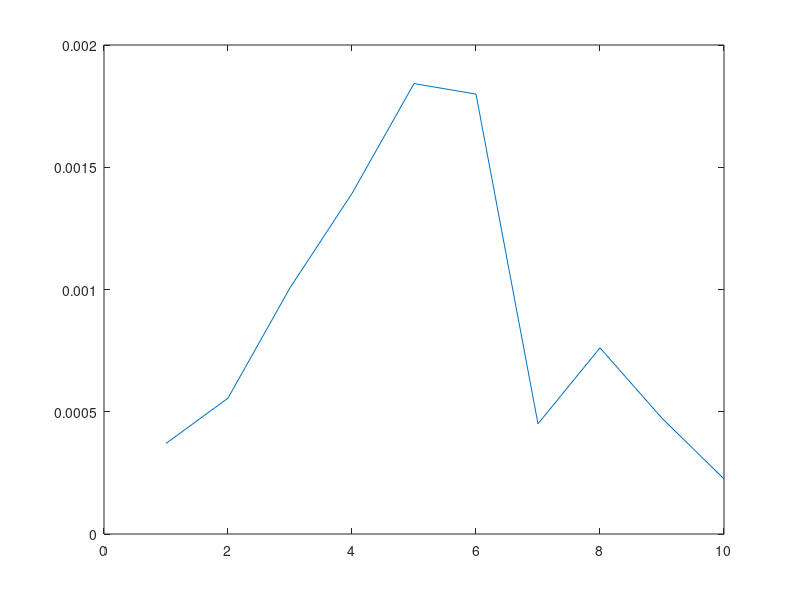

The MATLAB script that drew this image:
% scaler.m





s1 = [-2,-1.6428571428571428,-1.2857142857142856,-0.9285714285714286,-0.5714285714285714,-0.2142857142857142,0.1428571428571428,0.5,0.8571428571428572,1.2142857142857144,1.5714285714285716,1.9285714285714284,2.2857142857142856,2.6428571428571432,3];
v1 = [0.08520941015858724,0.10771005546853787,0.13230117612267223,0.15549222562024745,0.17251055043801283,0.18002325245808184,0.1787055155876314,0.16761575929365438,0.15102160080489127,0.144492156684669,0.13384793513903923,0.12139634938772303,0.11052760059746976,0.11247952976719644,0.11887104683921568];
a1 = [2.715110163856441,2.6654761429519582,2.5874476541140305,2.485982522805937,2.3860186053273136,2.2976445862008186,2.2370220808389396,2.250025012179465,2.2299553018574927,2.064580945624944,1.935939730526601,1.824592748586617,1.9379674193869967,1.8448251969259672,1.7708061717350503];
c1 = [0.00006936415940900567,0.007134289129703594,0.023547609597018144,0.04330463586811732,0.05423430745891754,0.05386013367859621,0.04896278138311895,0.044827563662065695,0.041161102001764815,0.02961885330374009,0.020695342536275745,0.013368223818081372,0.010326099654767721,0.007739081785003343,0.0037842282995921924];
s2 = [-2,-1.6428571428571428,-1.2857142857142856,-0.9285714285714286,-0.5714285714285714,-0.2142857142857142,0.1428571428571428,0.5,0.8571428571428572,1.2142857142857144,1.5714285714285716,1.9285714285714284,2.2857142857142856,2.6428571428571432,3];
v2 = [0.10723069794378687,0.13183556467693924,0.15335359623151373,0.16804397463993614,0.17578840388710862,0.1758834420179161,0.16657983111661975,0.15593467506841255,0.14107118624451442,0.13056118098264102,0.11159850185340697,0.11833820909089485,0.09166635275558595,0.08579916902877065,0.07416187814128697];
a2 = [2.899282077143934,2.855562308313975,2.7863460772791484,2.688632078764519,2.57310223349242,2.4539081626721813,2.332530889279732,2.19121026927749,2.072513748209003,1.946289578792844,1.7727598722024676,1.9087606778460442,1.61977998531629,1.4436608395968167,1.8244120933429253];
c2 = [0,0,0,0.004030905839659087,0.006399751642729563,0.007584917410677374,0.00910739485863565,0.015056394960203905,0.020322169247406492,0.019910658804153502,0.011885700314221436,0.00952163334863413,0.0019757726448805515,0.0016074420543914537,0.000343905235182411];


s1 = [-2,-1.6428571428571428,-1.2857142857142856,-0.9285714285714286,-0.5714285714285714,-0.2142857142857142,0.1428571428571428,0.5,0.8571428571428572,1.2142857142857144,1.5714285714285716,1.9285714285714284,2.2857142857142856,2.6428571428571432,3];
v1 = [0.07952803576290943,0.09900889271112506,0.11682198383528485,0.12987677690701302,0.13747691032331888,0.14141470858153513,0.14626247983864932,0.1634766653011864,0.17171843827690908,0.18710492304425555,0.2067532264908744,0.2021434402012916,0.22336538200850842,0.20229891898190366,0.200960652519153];
a1 = [1.8105066421119889,1.82793503758217,1.8716489111211787,1.9511525484525474,2.072817115730072,2.225708060692873,2.3395497970654606,2.318992987816488,2.2342579891227894,2.19014949234978,2.096567589012694,2.075922036446598,2.003941036697787,1.8794026256284435,1.9058246872177729];
c1 = [0.01908001106113847,0.02014500791150961,0.018586522065935293,0.015397592119649263,0.01492969397536235,0.023712542293161422,0.03559943622522738,0.04063001860462821,0.04942936325653698,0.047265785513942865,0.046642471986809514,0.07602203019944169,0.0777415331554634,0.09081050782171383,0.10240423051263621];
s2 = [-2,-1.6428571428571428,-1.2857142857142856,-0.9285714285714286,-0.5714285714285714,-0.2142857142857142,0.1428571428571428,0.5,0.8571428571428572,1.2142857142857144,1.5714285714285716,1.9285714285714284,2.2857142857142856,2.6428571428571432,3];
v2 = [0.12214138035613631,0.15040120904121057,0.1772769498070882,0.19886266532918545,0.21497849257655496,0.22457131900057434,0.22675044090308508,0.2288072100401704,0.22544133039044909,0.2202137306689243,0.2183114631867865,0.2197162825686059,0.21005109651103915,0.21313890839054633,0.1879790095630227];
a2 = [2.0677456426731626,2.0728933636060694,2.094913969733753,2.130425930259248,2.1613498576381547,2.1681558344498604,2.1500082594501873,2.1219592222599912,2.0696810652681052,2.0042826901418223,1.9921186037498761,1.9653500597337772,2.0176169526711454,1.9322897837222066,1.699953434373];
c2 = [0.03724151690914396,0.03347539908845555,0.02314576876243879,0.018958843081524845,0.020109097939228875,0.015601371402231334,0.013930056603462783,0.014211599660215415,0.025396551161863685,0.05714968018876662,0.07772503740999279,0.07715585120104251,0.097186803762112,0.04252109297265149,0.018726063099524487];


s1 = [-2,-1.6428571428571428,-1.2857142857142856,-0.9285714285714286,-0.5714285714285714,-0.2142857142857142,0.1428571428571428,0.5,0.8571428571428572,1.2142857142857144,1.5714285714285716,1.9285714285714284,2.2857142857142856,2.6428571428571432,3];
v1 = [0.007843229295344731,0.013404981648006069,0.02200196378855251,0.03301105488938784,0.04296386535813635,0.04728592390498016,0.04494447241434988,0.04648970992521258,0.05166098047630075,0.05404375340041475,0.04100248164539118,0.03241540886792018,0.028766496947522372,0.01856779930879984,0.031064525999789216];
a1 = [0.015831934424062295,0.18375685367632505,0.4092598148384253,0.6252348461159936,0.8050141219708185,0.9772975135297944,1.2209254440788828,1.6720708274653246,2.001675954007192,2.1449250518564904,2.2965876143976542,3.094335678714424,3.0011110496160978,2.5035921274250894,1.470713963360598];
c1 = [0.00014764189869778034,0.00020733882509601834,0.0003162524823308889,0.0004497787788018048,0.0005716667106617449,0.0007415406911737833,0.0009626969880719969,0.0006406617496636671,0.0011288248761038195,0.002453634622140358,0.0023537144604691695,0.002248564709718702,0.0014163606466817955,0.001665640524238497,0.0016432739922886928];
s2 = [-2,-1.6428571428571428,-1.2857142857142856,-0.9285714285714286,-0.5714285714285714,-0.2142857142857142,0.1428571428571428,0.5,0.8571428571428572,1.2142857142857144,1.5714285714285716,1.9285714285714284,2.2857142857142856,2.6428571428571432,3];
v2 = [0.036645458667402285,0.04631713141487937,0.05581218031736324,0.06359601961889053,0.0686504597094471,0.06997501015588214,0.06551147296539966,0.04702272990542785,0.031474577809476295,0.023200037114256826,0.04357941810710463,0.039273498662383124,0.04556124605651609,0.05412797393434217,0.05827117633043125];
a2 = [1.7453824486748566,1.6816352853754362,1.6096042215538064,1.518701761396967,1.411700578437993,1.316541623834519,1.2683599294693213,1.4772495313939495,1.3584252471313574,2.604079858085414,2.8233218120374746,1.0879775474344475,2.1345468666111653,1.1690576891633662,1.309649773670381];
c2 = [0.006157039719301683,0.007598411752328936,0.008242715543202687,0.007409422165273237,0.0055944018694312194,0.002780963779988945,0.0012605282085123735,0.001429543315807317,0.002850710637768256,0.003962016187031664,0.0017358580652426783,0.004888001507374668,0.008307662124553148,0.0036336779200567553,0.014078637427794704];


s1 = [-2,-1.6428571428571428,-1.2857142857142856,-0.9285714285714286,-0.5714285714285714,-0.2142857142857142,0.1428571428571428,0.5,0.8571428571428572,1.2142857142857144,1.5714285714285716,1.9285714285714284,2.2857142857142856,2.6428571428571432,3];
v1 = [0.07206646992483114,0.09077725183425832,0.1101524988861735,0.12639441359644882,0.1377181733156016,0.14357848677448015,0.14438650206919185,0.14466628398159592,0.14353164178324432,0.13763666136188502,0.12293119221126586,0.10164830346742841,0.08954377808070552,0.08965783741943825,0.10237586679648115];
a1 = [1.6331935123609276,1.6260840896306366,1.6136391767605633,1.579205425921238,1.5251338882916883,1.463374734000377,1.399786239681111,1.3696085653792194,1.3121582571625472,1.2919094601889238,1.3735441604442464,1.5057974269844991,1.6783819781935188,1.7143552768140609,1.7754920876533762];
c1 = [0.01055286754984263,0.017716453915786527,0.026218727419867437,0.032647857992136674,0.037256347108307414,0.039639025268792996,0.03556040667732892,0.03182431081702803,0.027059541549937803,0.01866170222466082,0.00895295993526421,0.002331395260057051,0.0017583129169366418,0.0018947651899485134,0.008484324740556352];
s2 = [-2,-1.6428571428571428,-1.2857142857142856,-0.9285714285714286,-0.5714285714285714,-0.2142857142857142,0.1428571428571428,0.5,0.8571428571428572,1.2142857142857144,1.5714285714285716,1.9285714285714284,2.2857142857142856,2.6428571428571432,3];
v2 = [0.054801211106194264,0.07023574514798728,0.0890486076581449,0.10917603930057922,0.12665339720271143,0.13767119367768058,0.142385272680053,0.145975603267158,0.1435604015218686,0.13707951058088244,0.11833326636084444,0.09875725299262951,0.0810332875261885,0.08184364873295831,0.046419203484810934];
a2 = [1.071936580631919,1.0802507081719157,1.0963267504064418,1.0932318396369478,1.0786018596882399,1.076376030563016,1.0916968622294265,1.1208268416352447,1.1222926778002462,1.1716797386308104,1.2985454705998751,1.4773778929921886,1.652951044916811,1.5666886817709107,2.1045651836319568];
c2 = [0.013327588770408016,0.01857777614723772,0.026459413148872096,0.035362952235769185,0.0404628380592787,0.041279698571206586,0.0352865641796862,0.031274527966232535,0.023794262447442593,0.015009324068551391,0.004457189197230711,0.0025513854449770177,0.0013304770127982603,0.002097676201734179,0.0008873424926787461];




s1 = [-2,-1.6428571428571428,-1.2857142857142856,-0.9285714285714286,-0.5714285714285714,-0.2142857142857142,0.1428571428571428,0.5,0.8571428571428572,1.2142857142857144,1.5714285714285716,1.9285714285714284,2.2857142857142856,2.6428571428571432,3];
v1 = [0.05607984169993758,0.07655221905100221,0.09849401001544948,0.1150980368853042,0.13134751880962756,0.13653134564143235,0.1491681066266598,0.17058770559043246,0.2111169258073228,0.23152205567286568,0.23868588357072767,0.22659261281889193,0.16475235179914927,0.15133121175633177,0.05314051994541814];
a1 = [1.7767475894763987,1.7438125395438855,1.7227634637240508,1.7095099286574582,1.6554958649072857,1.5415713948731307,1.3138194492612518,1.0851476566535767,0.8770554526528528,0.703688497602835,0.653300131887737,0.7402425884262757,0.6894980504925527,0.6087708254669136,0.2326797649842885];
c1 = [0.012241158975164437,0.023677638888386317,0.03947572777879489,0.05976636258962465,0.10873496637764946,0.1864782615924251,0.2797616588122746,0.33397739275386834,0.3477250636736216,0.29319278937092574,0.22922343057951777,0.08138422690277539,0.020611041440343435,0.02495551882309783,0.004468127016242244];
s2 = [-2,-1.6428571428571428,-1.2857142857142856,-0.9285714285714286,-0.5714285714285714,-0.2142857142857142,0.1428571428571428,0.5,0.8571428571428572,1.2142857142857144,1.5714285714285716,1.9285714285714284,2.2857142857142856,2.6428571428571432,3];
v2 = [0.03158432692973471,0.031812307819137214,0.02195797208563679,0.00856046607281454,0.045171175725771985,0.08873654944546042,0.13242953985402064,0.17080654469867446,0.19230086560858972,0.18375592716893221,0.16467647993024098,0.1417188664530785,0.11237299499333367,0.06661336232058107,0.0652306043501481];
a2 = [1.3701514118321203,1.3208225970877425,1.236397522899743,0.6393305566333002,1.3139730597711141,1.2642455104886636,1.1671643139858887,1.1064519633362253,1.154930731814618,1.1586187900823648,1.1088053557321136,0.8680935665663586,0.777848699975231,0.3465125712535908,0.03536785229868928];
c2 = [0.006444333737094358,0.0035848165773673885,0.0011904745268942263,0.012474114384773645,0.04114278399933864,0.074057789718376,0.09879244988594789,0.10902611130941108,0.07469595633868874,0.044577907627602054,0.018824353375687202,0.008572399859978473,0.00946387672269311,0.002586995876006231,0.006382447129595988];


s1 = [-2,-1.6428571428571428,-1.2857142857142856,-0.9285714285714286,-0.5714285714285714,-0.2142857142857142,0.1428571428571428,0.5,0.8571428571428572,1.2142857142857144,1.5714285714285716,1.9285714285714284,2.2857142857142856,2.6428571428571432,3];
v1 = [0.018943459072054577,0.020027810500205336,0.014857084264568991,0.012449565168237822,0.044355255661491365,0.08343628460117242,0.11454328841493293,0.12287588019629529,0.10294386064224803,0.08603486490617099,0.05091543846223433,0.03758725167889691,0.012558162856632207,0.005722417413175414,0.01172047341065077];
a1 = [3.037505803529798,2.9128106759747214,2.609630287373721,0.7862965400812819,0.2066237118677716,0.12122038791723283,0.12706291033210412,0.13492912069631915,0.4575327016903946,0.6145493965025473,0.3402839051501182,0.022835852677998075,0.6792891404705612,0.5712201171276801,1.796086502687053];
c1 = [0.017200361371044498,0.019887295323358027,0.023976053519883266,0.03567382037346114,0.06727856102903595,0.10095720855967079,0.0776961934511147,0.04952549034472418,0.01946321006445154,0.005877047231450001,0.0015573495870257615,0.00032630917634399496,0.00017013966536318328,0.000030712589383437434,0.0001423404905778173];
s2 = [-2,-1.6428571428571428,-1.2857142857142856,-0.9285714285714286,-0.5714285714285714,-0.2142857142857142,0.1428571428571428,0.5,0.8571428571428572,1.2142857142857144,1.5714285714285716,1.9285714285714284,2.2857142857142856,2.6428571428571432,3];
v2 = [0.06574335519339822,0.0753075211191337,0.07650311099308957,0.0611478044262049,0.036033987722694005,0.02567228324471558,0.03442942173547995,0.03581936205200675,0.027173376929464733,0.022872971558182922,0.010505809104700396,0.006461798666303618,0.01757695808593797,0.02688377156044122,0.013532553883771786];
a2 = [2.335167551081054,2.3173297588880617,2.2559671968329877,2.0922344494122966,1.6648626472797643,0.6184687843247165,0.04071603054405821,0.24006370737597904,0.3637023383067131,0.2081411632155953,0.3691810220303967,0.42805853345200745,0.30048053268577213,0.24957702926958913,2.2340664901794702];
c2 = [0.039039270586459084,0.05608361250198683,0.07572462705400279,0.08842991508784169,0.0731618483724009,0.03873584289692033,0.01233793363979297,0.0035980811012668794,0.0014344230857980804,0.00044505736293971713,0.00006931011450922777,0.00013417263744136486,0.00007450610249905725,0.00009768011071974675,0.00012724548983007413];



s1 = [-2,-1.6428571428571428,-1.2857142857142856,-0.9285714285714286,-0.5714285714285714,-0.2142857142857142,0.1428571428571428,0.5,0.8571428571428572,1.2142857142857144,1.5714285714285716,1.9285714285714284,2.2857142857142856,2.6428571428571432,3];
v1 = [0.07675040866434422,0.09794553122507746,0.12276014419871721,0.1497545995508723,0.17444315301287858,0.1900098181861146,0.18670409610129823,0.15608750036187727,0.11390862370104467,0.08460005058658362,0.08843725884639056,0.10264617941058815,0.09500052523283672,0.0564878316797686,0.06700387467030662];
a1 = [0.33460841320116946,0.2812213890226483,0.24021014390815,0.21366963593405952,0.20236415573651875,0.21355114677399498,0.25072106507606506,0.3457904042799208,0.49412705658342304,0.8480133804089113,1.378201996956394,1.5413017170361774,1.5162656998611528,1.4523162041426056,0.9677837064903527];
c1 = [0.03781138620713111,0.059346632807920435,0.08756095953845527,0.11539303663462144,0.13524423977742506,0.13445662990065665,0.09210219001589913,0.056490797535101576,0.042232041966853255,0.03635966697676222,0.02211067891483843,0.012869872191808969,0.007509976491593381,0.0012015603430863026,0.009936621586195515];
s2 = [-2,-1.6428571428571428,-1.2857142857142856,-0.9285714285714286,-0.5714285714285714,-0.2142857142857142,0.1428571428571428,0.5,0.8571428571428572,1.2142857142857144,1.5714285714285716,1.9285714285714284,2.2857142857142856,2.6428571428571432,3];
v2 = [0.09068889616512293,0.1113451046199641,0.13265658028825747,0.15202707448723501,0.16969150765846377,0.18353869886625646,0.18498791861757385,0.17187987673954808,0.1482870929682663,0.1142592642220197,0.0897098653612945,0.04748998451799117,0.029590190815225195,0.021699259825123884,0.023317171579503616];
a2 = [1.5890340691536335,1.555074027878546,1.4771911993005609,1.3292433573129159,1.1322430020765146,0.9355023469197438,0.7921125268649595,0.76356527056542,0.858112368810506,1.0684750950935205,1.383575490955226,1.415812344392333,0.6161932791041976,0.586215935411947,1.7483381838972398];
c2 = [0.013640193694257775,0.021949902295893983,0.051671353530496844,0.12188203864704616,0.17872410508640582,0.1586968148503494,0.07323781863520201,0.04299109391074892,0.030192646662000597,0.010267205466176809,0.002401794853342607,0.000999251687208086,0.003976548973821608,0.0008830804595949418,0.0009900917244424028];




s1 = [-2,-1.6428571428571428,-1.2857142857142856,-0.9285714285714286,-0.5714285714285714,-0.2142857142857142,0.1428571428571428,0.5,0.8571428571428572,1.2142857142857144,1.5714285714285716,1.9285714285714284,2.2857142857142856,2.6428571428571432,3];
v1 = [0.09884679573345818,0.12346048912584315,0.15040128716954113,0.1782563655960123,0.20385975712658713,0.22171267340235806,0.22581211189089642,0.22259745133046152,0.19915447090484212,0.18259684124624997,0.17865480309032464,0.13048328060001094,0.06031078251780771,0.019617441476340848,0.10787634457629892];
a1 = [1.0951253938621648,1.1492128833126718,1.1986204159347282,1.246570605323802,1.286327116966003,1.3084742121661819,1.3173951262738748,1.332372041374629,1.375404227231848,1.4062148105773482,1.3677571548756196,1.371776257856155,0.7397770400862762,2.836630169732566,1.349200779845405];
c1 = [0.003962320360908887,0.010521558732924027,0.02027846994053505,0.028435755229811087,0.03141318548105203,0.03033207569335463,0.024870772108045648,0.021332690055978064,0.018386105614252562,0.01720473729542231,0.023036253923715087,0.01488559156751175,0.02774743417711593,0.04031203254026652,0.02538193726362315];
% FeatureTest.js:1656 max: <12.956982664646441,0.0403374718837679>
s2 = [-2,-1.6428571428571428,-1.2857142857142856,-0.9285714285714286,-0.5714285714285714,-0.2142857142857142,0.1428571428571428,0.5,0.8571428571428572,1.2142857142857144,1.5714285714285716,1.9285714285714284,2.2857142857142856,2.6428571428571432,3];
v2 = [0.0773762866696091,0.09638532583428645,0.1151343216802335,0.13156869161817622,0.1496269315393673,0.16979944832066943,0.18768148109131405,0.20552543715711713,0.20198660957446277,0.1629793469284058,0.1296689227757885,0.028782105791292374,0.006827838667792157,0.13150390593787484,0.0961388112372683];
a2 = [0.27869192180683183,0.24578029691676392,0.14926089757851219,0.046613546338333645,0.3033040258141348,0.5508268303882267,0.7563443963898165,0.8973275979953587,0.882119668133393,1.00876075487312,1.20189418004058,2.9273212129339963,0.6163255108827327,1.3221882397069624,0.5228113449782663];
c2 = [0.008879927462434151,0.008761633133784238,0.0026687846024615915,0.003637580102571437,0.01803288645788397,0.025522531221269577,0.026430446358947052,0.02908599483735958,0.027807625424825264,0.01333383962074479,0.011227942629124592,0.023108754133278835,0.04445118403693844,0.03447837991052919,0.028153737849879193];
% FeatureTest.js:1656 max: <12.181535060001998,0.044967180461356795>



s1 = [-2,-1.6428571428571428,-1.2857142857142856,-0.9285714285714286,-0.5714285714285714,-0.2142857142857142,0.1428571428571428,0.5,0.8571428571428572,1.2142857142857144,1.5714285714285716,1.9285714285714284,2.2857142857142856,2.6428571428571432,3];
v1 = [0.058228856708849745,0.07696630057907235,0.1015253947224306,0.1337878598607615,0.168419490746405,0.19444307353339527,0.20183611909584598,0.1909263993896008,0.14971509796460772,0.12806157009587904,0.09752528139992381,0.06931038002847068,0.06437628313137286,0.09693517846112949,0.1050718512636702];
a1 = [1.6588520007118748,1.627300151615817,1.5893500302982169,1.5528110266960709,1.5065185265921546,1.4479543828619792,1.3741908756032994,1.3150047679763799,1.0591141232606684,0.8701021958826827,0.642467506102452,0.09724501535329752,0.6968915867702498,0.993707166908818,0.7625180346838533];
c1 = [0.015086120973294516,0.020673217710914064,0.030508385361612766,0.050879568313574416,0.09729845092643088,0.14192780065370988,0.10412972311770725,0.03968244934478296,0.008377492508374293,0.0018086633077517948,0.0010630037495590852,0.0026055923977688755,0.0029307584629767224,0.0015308800928700694,0.0041483335591160665];
% FeatureTest.js:1658 max: <5.041438101479599,0.1419985693912841>
s2 = [-2,-1.6428571428571428,-1.2857142857142856,-0.9285714285714286,-0.5714285714285714,-0.2142857142857142,0.1428571428571428,0.5,0.8571428571428572,1.2142857142857144,1.5714285714285716,1.9285714285714284,2.2857142857142856,2.6428571428571432,3];
v2 = [0.122393025300611,0.15231754594112132,0.1803647411574133,0.20003199321754642,0.20818519649666326,0.20315096779760797,0.17928107925716208,0.13816019843856073,0.10069305083631458,0.07463306860522993,0.07145702016051271,0.056248409066248777,0.06256244683915463,0.07926685349477378,0.12688950447248162];
a2 = [1.7954460131732926,1.7779123870097007,1.7664287552029818,1.7609367377163914,1.7466924464708011,1.7076262462533496,1.625389561003658,1.5118539292074715,1.2072882190789935,0.7361601753508635,0.31646898062781365,0.30499028665077,0.24756173651213745,0.6376484750823593,0.8331881204478249];
c2 = [0.030795398285933126,0.043192489055263114,0.05402950129174078,0.05819970550146542,0.05810032513279044,0.05435844397008225,0.028074085635071733,0.007453353845019395,0.0015076602821450515,0.0009948201788110363,0.0020535117650583353,0.001340076441370783,0.0026546259591670673,0.0035146767470920046,0.007357932428677492];
% FeatureTest.js:1658 max: <3.4767236444553036,0.0586848699958256>

s1 = [-2,-1.6428571428571428,-1.2857142857142856,-0.9285714285714286,-0.5714285714285714,-0.2142857142857142,0.1428571428571428,0.5,0.8571428571428572,1.2142857142857144,1.5714285714285716,1.9285714285714284,2.2857142857142856,2.6428571428571432,3];
v1 = [0.02638855922691087,0.03684339048462214,0.05202247504904115,0.0730009643587917,0.09876650884718174,0.12389695296176025,0.13492361597177283,0.11966513632748962,0.08264442077698261,0.05328157657747146,0.033816232147132065,0.037835609671918305,0.03323503433993238,0.0625378694172762,0.013719125051852894];
a1 = [1.3166613291285585,1.3097309681617628,1.3274067130436096,1.3618617117259015,1.387625423998119,1.407443255108909,1.440337710320562,1.5040919531305041,1.6665216054514536,1.728486548624519,1.49288018983987,2.091887766405029,3.1045063233704564,2.158759079568379,2.606560186506862];
c1 = [0.009049628194962162,0.013105903820520464,0.020372406903835828,0.030161521388747482,0.04212926230442922,0.05535355436178145,0.041316680281769345,0.01929070959538492,0.005264374782988333,0.0017014027481916218,0.0010959922413022992,0.0012071292486297046,0.0014216470588254368,0.0013505314371166119,0.0004446916291118158];
% FeatureTest.js:1661 max: <4.985096345134955,0.05535658197228527>
s2 = [-2,-1.6428571428571428,-1.2857142857142856,-0.9285714285714286,-0.5714285714285714,-0.2142857142857142,0.1428571428571428,0.5,0.8571428571428572,1.2142857142857144,1.5714285714285716,1.9285714285714284,2.2857142857142856,2.6428571428571432,3];
v2 = [0.027800643343409266,0.033529208468264404,0.04109067046084461,0.05101466597155072,0.059506753827610025,0.06084131396936228,0.053975675367750366,0.043907006387467536,0.038374223259012415,0.02823264447758944,0.03588303243726983,0.029948834633140787,0.0329745121311343,0.05556152208224972,0.042948962592022084];
a2 = [2.855896592579589,2.6740386655144457,2.4587448215951495,2.2328536154472323,2.0467260703094805,1.948537501214462,1.9400218364707922,2.036789824023536,2.16346019686804,2.4283732440470613,2.756742699592213,2.8051525310717853,2.6161632481694594,1.9661305268127973,2.4091603002894644];
c2 = [0.019457949632970085,0.026135124237476867,0.0364821759580363,0.04556762247566786,0.041850935885579664,0.027906262757499915,0.013295609533344625,0.0026535503886546425,0.0009098229150093404,0.0006777916982409006,0.000816783082488766,0.00040280276537605454,0.0007704063245977581,0.0019333439543037876,0.0053541443660860355];
% FeatureTest.js:1661 max: <3.2096822413253134,0.04584905587935407>


s1 = [-2,-1.6428571428571428,-1.2857142857142856,-0.9285714285714286,-0.5714285714285714,-0.2142857142857142,0.1428571428571428,0.5,0.8571428571428572,1.2142857142857144,1.5714285714285716,1.9285714285714284,2.2857142857142856,2.6428571428571432,3];
v1 = [0.010971541019822225,0.013542199053695332,0.01686439029421086,0.02269422846714903,0.035756478822489196,0.05908155974564685,0.08741279304709164,0.0974734340114258,0.09732664566643626,0.05943415385788919,0.030595686401105677,0.015017900739235543,0.026457560886829597,0.034476662396123924,0.051195042566947];
a1 = [0.5977056758721875,0.5871347711474734,0.6401788198798126,0.7647604525995658,0.7648644007048075,0.6250694778667794,0.4332882989899722,0.3087430868598226,0.18507334442318743,0.2065391019580162,0.5687417870977827,0.16175206391766522,1.7561492964928853,1.73883787898965,1.1416075525868163];
c1 = [0.008535527542971596,0.00894657849594718,0.010226676231466341,0.01588714591876573,0.04075388004019431,0.09726648472199159,0.08834681003110967,0.0479258049272281,0.011473128335184742,0.004050262378151565,0.0012723639380183146,0.0026539822779328105,0.0019425426053888127,0.0020627543683551424,0.004821225086070189];
% FeatureTest.js:1663 max: <5.363680819674971,0.101593643669449>
s2 = [-2,-1.6428571428571428,-1.2857142857142856,-0.9285714285714286,-0.5714285714285714,-0.2142857142857142,0.1428571428571428,0.5,0.8571428571428572,1.2142857142857144,1.5714285714285716,1.9285714285714284,2.2857142857142856,2.6428571428571432,3];
v2 = [0.034735199161056926,0.040739356063389354,0.04537178943187705,0.046719075242447484,0.04482347704678517,0.04113375325799683,0.03132425669056361,0.025828935143358087,0.02130220313485709,0.0361824870470814,0.063156110383677,0.06775825450947595,0.08828244763708447,0.0912503794949187,0.09865113777827461];
a2 = [2.820577265997467,2.7881284342981245,2.726207431310858,2.5727339283686876,2.2813694439209833,1.9318784847483734,1.6603847412224053,1.8457693939861648,2.1780718751425803,1.7027435503699724,2.0996188214011493,2.221317308630108,1.777882494983694,1.738012382934047,1.5267846962994016];
c2 = [0.019211714630903643,0.023533554492725265,0.03175147646867123,0.046018256630154825,0.05297308649380985,0.037318244636012486,0.012726959021634471,0.004214764223682106,0.0035972210961139105,0.0037565438257252714,0.005212170103346615,0.002141937169320255,0.000436516685698665,0.001007230671800678,0.002087877531073182];
% max: <3.8076041947595454,0.05339154794711351>



s1 = [-2,-1.6428571428571428,-1.2857142857142856,-0.9285714285714286,-0.5714285714285714,-0.2142857142857142,0.1428571428571428,0.5,0.8571428571428572,1.2142857142857144,1.5714285714285716,1.9285714285714284,2.2857142857142856,2.6428571428571432,3];
v1 = [0.04884805779682935,0.0686705622479142,0.09617039203703123,0.13104628643376334,0.16288061053131048,0.17758525725656416,0.1714097450455727,0.16006490569870377,0.14616389960696277,0.12271507668288517,0.0906575224216941,0.046863106767306074,0.036680508036599085,0.02889486988193614,0.04737093725422257];
a1 = [0.6648938758393276,0.6727798312488135,0.6867838926933558,0.7038823415148774,0.7189343354521361,0.7369254178237992,0.7713625474377794,0.814035175943385,0.8929389441955795,0.9024668411573046,0.9886475470987341,0.9305687188514383,1.4666215897026065,2.1554345942440065,1.4581182633369014];
c1 = [0.017168235841656717,0.026084033422233487,0.04644923615205765,0.08390585508622328,0.10283062845882321,0.08053635868437269,0.05025470477318647,0.028864500568212922,0.012960191631623616,0.005568361985570041,0.002428130285392883,0.0011332949099647075,0.0007810325443476621,0.0010535481872773257,0.0014981590196367957];
% FeatureTest.js:1665 max: <3.9591269454044604,0.10286505886142129>
s2 = [-2,-1.6428571428571428,-1.2857142857142856,-0.9285714285714286,-0.5714285714285714,-0.2142857142857142,0.1428571428571428,0.5,0.8571428571428572,1.2142857142857144,1.5714285714285716,1.9285714285714284,2.2857142857142856,2.6428571428571432,3];
v2 = [0.016237955803258368,0.027745372748560065,0.04836954066028341,0.08129859200208661,0.11846154384534083,0.14486368812449582,0.15084342989941407,0.14082472377783914,0.11355542755270963,0.08223194325472316,0.044199243342792995,0.027036364130488613,0.009512525931813,0.007678099957411803,0.023751255721060408];
a2 = [1.1977969225155323,1.0496750244510928,0.971885082225928,0.9333864751992373,0.9238270406915761,0.9351062822374688,0.9633112206804569,0.994693235422055,1.1029229944932504,1.1992868201334126,1.2771323430483714,1.9683087256518776,1.3363137853402893,1.647987454854783,1.23887121212988];
c2 = [0.012306869183535678,0.018160403453353513,0.03429429410448874,0.06766260661826771,0.09190277606355135,0.07772909955368154,0.045332847109990734,0.014439961554084382,0.0045517367184153635,0.001565853401326173,0.0009493139721920757,0.0006523793055893913,0.0004110272655179373,0.0009098326970654124,0.0010607142154656745];
% FeatureTest.js:1665 max: <4.131026882171158,0.09223252135948266>



s1 = [-2,-1.6428571428571428,-1.2857142857142856,-0.9285714285714286,-0.5714285714285714,-0.2142857142857142,0.1428571428571428,0.5,0.8571428571428572,1.2142857142857144,1.5714285714285716,1.9285714285714284,2.2857142857142856,2.6428571428571432,3];
v1 = [0.08151814560829292,0.10208371099263949,0.12317788644685207,0.14170028578501132,0.15463895800792912,0.1604459052537981,0.16571362912352233,0.17808429423531885,0.18284804430800808,0.17585356116290132,0.16836182242513012,0.11796592533314927,0.09221411592538653,0.0448198249588982,0.044975354221552424];
a1 = [0.6624173427233228,0.674349375093894,0.71298387988854,0.7949384721913608,0.9167641804731327,1.0841165190099602,1.3006615939782158,1.467479908958389,1.4875368695387605,1.5357147297190656,1.5823014255044299,1.7784703168592713,1.5469601379938518,0.7822034219339807,1.5639470815689036];
c1 = [0.01873240181847552,0.023226655486994444,0.02928855687879691,0.03764881900357938,0.03987012700511915,0.026611151897545208,0.007127285379809126,0,0,0.00667168490517742,0.010501445722546781,0.003779505183517507,0.0021154754230781614,0.0014630831091700409,0.0013372323755191581];
% FeatureTest.js:1667 max: <3.643492724640935,0.04085387916169231>
s2 = [-2,-1.6428571428571428,-1.2857142857142856,-0.9285714285714286,-0.5714285714285714,-0.2142857142857142,0.1428571428571428,0.5,0.8571428571428572,1.2142857142857144,1.5714285714285716,1.9285714285714284,2.2857142857142856,2.6428571428571432,3];
v2 = [0.08314061912450653,0.10080181767680457,0.11237333125866275,0.11288494909068648,0.11340738191315226,0.13078653001724388,0.1616752557203808,0.18878023082372083,0.16788883224795537,0.1533371904633196,0.085146611813999,0.08112338185477107,0.027333657827839898,0.06581946244660734,0.02911461014590933];
a2 = [0.410617915497711,0.44788430445310917,0.5382120163864511,0.7522233092759771,1.114846843814838,1.4916393720481138,1.7139322404612014,1.7918521410266566,1.8161087505886389,1.7719501363172692,1.8746779744759137,1.7271045707711903,0.5793091582741974,1.4339265866912616,1.2124092941797715];
c2 = [0.017360019752616182,0.021837988483394407,0.022027847681719767,0.016741781930109837,0.012097991792430493,0.0008559940471915342,0,0,0.000765996604579931,0.006787030119509855,0.001445908125397705,0.001424550159045035,0.001351225755146181,0.000779451420171336,0.0008001057264532319];
% FeatureTest.js:1667 max: <1.5346716217006597,0.022620700064449363>


s1 = [-2,-1.6428571428571428,-1.2857142857142856,-0.9285714285714286,-0.5714285714285714,-0.2142857142857142,0.1428571428571428,0.5,0.8571428571428572,1.2142857142857144,1.5714285714285716,1.9285714285714284,2.2857142857142856,2.6428571428571432,3];
v1 = [0.056050040364927896,0.08235225793746899,0.12035459427421327,0.16918466023935771,0.21712369281534644,0.24953424774191368,0.2599986318719029,0.25207019554488297,0.2202384747750077,0.18608088043212542,0.15487053748922694,0.12319861353052537,0.09775575666863784,0.047584833734391686,0.066278067764587];
a1 = [0.5934306108064956,0.6203995231291292,0.6537427250153413,0.6896885021646451,0.7172405769200528,0.7342593947224975,0.738119210578949,0.7272440810035384,0.7167466226085057,0.7525715506399098,0.7661730365579361,0.6801097976991575,1.0180056203492738,1.6019501162543477,1.4489532568610564];
c1 = [0.020821309692232264,0.026819234451212103,0.03702996960855399,0.05778782729236539,0.08764756722890946,0.137632438178388,0.16234672968175703,0.14186474757240766,0.12990327807531107,0.10131434225798706,0.08155523861155431,0.032620441333125,0.016322532977420052,0.00071926777053868,0.0006449909005775918];
% FeatureTest.js:1669 max: <6.046821441854762,0.1623962703888079>
s2 = [-2,-1.6428571428571428,-1.2857142857142856,-0.9285714285714286,-0.5714285714285714,-0.2142857142857142,0.1428571428571428,0.5,0.8571428571428572,1.2142857142857144,1.5714285714285716,1.9285714285714284,2.2857142857142856,2.6428571428571432,3];
v2 = [0.036447435405435435,0.05013463486374468,0.07239722455568234,0.11026353965906692,0.16084544416865423,0.21033776661594275,0.23655595951476868,0.22592026781430996,0.1719575679840584,0.13366002149310008,0.11490030257871926,0.11530597433612168,0.10349014364885552,0.05010116443407152,0.05392000398906429];
a2 = [0.048948184944501726,0.019871886633244167,0.04723568650067027,0.13685910066655682,0.22909943410485187,0.31009715976929947,0.3784762603300966,0.38332115048088006,0.5259051143476299,0.5443263362063644,0.31264800462566783,0.3006581467281882,0.5344928467889495,0.7499679668736334,1.1659815014247112];
c2 = [0.01741099452615001,0.025096620086559156,0.04373752763899661,0.07165227839446757,0.11483901100082362,0.21157617995990438,0.19026129591871244,0.1558874543208087,0.07953091501732001,0.04914912377675512,0.024782569934469485,0.01900202103263244,0.013096972301072065,0.002639891192890009,0.0021498112867091206];
% FeatureTest.js:1669 max: <5.3194450371723505,0.21759949861220904>



s1 = [-2,-1.6428571428571428,-1.2857142857142856,-0.9285714285714286,-0.5714285714285714,-0.2142857142857142,0.1428571428571428,0.5,0.8571428571428572,1.2142857142857144,1.5714285714285716,1.9285714285714284,2.2857142857142856,2.6428571428571432,3];
v1 = [0.016955885601238566,0.019034645443575422,0.021223936478793767,0.03551966159165104,0.06894868699687026,0.10989289694856401,0.14609350748901595,0.1702427364267358,0.1657823274435685,0.15356252777089688,0.1362222672527264,0.09660045465325823,0.06303994125537095,0.050591074296239755,0.03768760226254665];
a1 = [0.521460283122248,0.4286446497960661,0.007514958037651455,0.675993712315567,0.9920783948108977,1.085574394050084,1.1121130426254469,1.1234097612939093,1.1239033013755684,1.094377334210368,1.041795799746102,1.0904904074146298,1.750128641553446,2.2206352775327876,2.727616542750922];
c1 = [0.00003668591095402847,0.00002979641827949456,0.00012872065918244385,0.0016352398008344937,0.00620377536983127,0.010744601414393597,0.010371459579069046,0.013852629077529955,0.01787951355158502,0.010982862471134615,0.009405504099175349,0.002738923676328197,0.00376740313439521,0.005334578958623186,0.005144331115748072];
% FeatureTest.js:1671 max: <7.868642959411997,0.017973754563733613>
s2 = [-2,-1.6428571428571428,-1.2857142857142856,-0.9285714285714286,-0.5714285714285714,-0.2142857142857142,0.1428571428571428,0.5,0.8571428571428572,1.2142857142857144,1.5714285714285716,1.9285714285714284,2.2857142857142856,2.6428571428571432,3];
v2 = [0.039085997909351904,0.0513371297104016,0.06733000222471684,0.08891643412712195,0.11418614289786173,0.13753361160853642,0.15335613983629068,0.16284370091601327,0.15324210796655924,0.13550703885401214,0.10199986240240758,0.06332132107324168,0.04225763542933836,0.023227387457067487,0.03527435837376366];
a2 = [1.499860975488927,1.505406434093956,1.4927403512303943,1.4548831668563773,1.3998587552538404,1.3369319120865033,1.2817554088549012,1.2478422300332859,1.1972683658107672,1.1665426771438476,1.1977774703069919,1.7907453290106594,2.056004941069265,2.877803020200958,2.5989159186288378];
c2 = [0.00007706474454853001,0.00006749134754017858,0,0,0,0.0032961594980462274,0.005553693062317552,0.008325575031895655,0.006768166555378841,0.007035037585401228,0.0030010570768839225,0.004104374619364869,0.003843491826611046,0.003991261570988139,0.0030591284701815056];
% FeatureTest.js:1671 max: <7.140262418077858,0.008368161279102714>



s1 = [-2,-1.6428571428571428,-1.2857142857142856,-0.9285714285714286,-0.5714285714285714,-0.2142857142857142,0.1428571428571428,0.5,0.8571428571428572,1.2142857142857144,1.5714285714285716,1.9285714285714284,2.2857142857142856,2.6428571428571432,3];
v1 = [0.021261761021594317,0.02433486814188886,0.02667176467786794,0.02919239226146682,0.034402729226731266,0.05390816884387074,0.09294068046488081,0.13015270072513715,0.16701571162063608,0.18872457278412433,0.20701816715190352,0.21727510563204938,0.21105839794066153,0.19069171845954655,0.19734915395447747];
a1 = [2.0769668962530505,2.120151813068653,2.2065046935676236,2.3949155901368337,2.8182193781378335,2.940802894262091,2.6330152031038625,2.525296329224907,2.4396244178443913,2.434607250254687,2.511836924119606,2.580872573590977,2.534279600616332,2.5942101205292674,2.3332751048954967];
c1 = [0.003267310342368802,0.0034743392841741446,0.004453451524044041,0.008339207999397222,0.021523164041621714,0.05563091021795952,0.09661026386807568,0.1281050545560563,0.13526291985594296,0.13081113025349012,0.1179477134247646,0.10011909514016165,0.08862713517598521,0.0866870452850851,0.056322183710046735];
% FeatureTest.js:1673 max: <8.116544191890169,0.13534176420728072>
s2 = [-2,-1.6428571428571428,-1.2857142857142856,-0.9285714285714286,-0.5714285714285714,-0.2142857142857142,0.1428571428571428,0.5,0.8571428571428572,1.2142857142857144,1.5714285714285716,1.9285714285714284,2.2857142857142856,2.6428571428571432,3];
v2 = [0.06288721294924075,0.08006874955719216,0.09945399584857628,0.12265096384920952,0.1498286839740704,0.17588311923857816,0.1963300949324142,0.2136259921163589,0.21128503392600145,0.20758213321765975,0.21441958777777653,0.20842087969209222,0.20168161982044552,0.20610561738668445,0.18659127497432818];
a2 = [1.9599489844809372,1.965516564130803,1.9727303477085614,1.9756638876804087,1.9737666717582028,1.9730336218777027,1.9901941064448134,2.0359557458438955,2.0722318641495288,2.1244123837618405,2.1660322348642658,2.1728337141200464,2.116166356986361,2.1460474323919128,2.0966521331090835];
c2 = [0.018971471338594673,0.022539760266526442,0.027801547454628685,0.03440442687869123,0.035734149753522675,0.03531829311274336,0.03967255407903585,0.06402836385609663,0.09088982495055095,0.10585999579863982,0.09867267655595557,0.09657055564133167,0.07185873865965287,0.04392450614737335,0.04864301222595613];
% FeatureTest.js:1673 max: <9.175625749431015,0.10620171308511721>


s1 = [-2,-1.6428571428571428,-1.2857142857142856,-0.9285714285714286,-0.5714285714285714,-0.2142857142857142,0.1428571428571428,0.5,0.8571428571428572,1.2142857142857144,1.5714285714285716,1.9285714285714284,2.2857142857142856,2.6428571428571432,3];
v1 = [0.0030883571079930155,0.0038004369543462573,0.004411258051474428,0.004729803757882808,0.00489566973494934,0.005274971856475388,0.0065568010696448725,0.00880733825977471,0.011163645279591733,0.012062259137418034,0.011522850309152281,0.014748602451573471,0.013175074971112005,0.008840038073972451,0.0037862257405879523];
a1 = [3.0822691706033525,2.9762255511127105,2.8489535237133166,2.7245310030816685,2.586177270119934,2.424186971074005,2.321412334272493,2.2296366575894813,2.3056458465642886,1.8159865400700623,1.4156734948959218,0.3863986367554088,0.7791216466893469,1.3590414376320064,0.8055897489587357];
c1 = [0.008322661140100737,0.008393573923264628,0.008518591421142252,0.008723562393803012,0.009218318147951021,0.01028410961218462,0.012025244758838592,0.013427710299074651,0.013758926049593192,0.014129181240223939,0.01266895077081413,0.010044598210080287,0.007129943781006025,0.00647333887990997,0.00468801789150214];
% FeatureTest.js:1675 max: <8.702271560336913,0.014210310399979496>
s2 = [-2,-1.6428571428571428,-1.2857142857142856,-0.9285714285714286,-0.5714285714285714,-0.2142857142857142,0.1428571428571428,0.5,0.8571428571428572,1.2142857142857144,1.5714285714285716,1.9285714285714284,2.2857142857142856,2.6428571428571432,3];
v2 = [0.020961278159369847,0.025802002752617185,0.030525550650647427,0.03443665529367897,0.03719210720339896,0.0390046096368144,0.03903886749477202,0.032636279177024385,0.027464950535891125,0.018364464097207187,0.012802856794218637,0.007543464671296596,0.004247665392312166,0.005537820599024629,0.035633088045028405];
a2 = [1.8779795836905278,1.8634813747007146,1.8215095987183771,1.7353674245924522,1.5852651624519756,1.3636565266905218,1.1088046328134773,0.9591444308864182,0.8218621574877985,0.6416152687985947,0.5434537027969665,0.19190464260842127,1.4761166176043266,1.2598499335154134,1.3323108983460208];
c2 = [0.007577313318846701,0.00848610650207423,0.009697053440379518,0.011150074969433847,0.01302706477483393,0.015029407912761493,0.013950360242898493,0.012335235204729312,0.009450529814185324,0.006834078438440477,0.005791979608274213,0.004739023742176148,0.00367568468194545,0.0069750389741409236,0.008082463841520084];
% FeatureTest.js:1675 max: <5.149817975981858,0.015063989477326156>








s1 = 2.^s1;
s2 = 2.^s2;

v1 = v1.*10;
v2 = v2.*10;

c1 = c1.*100;
c2 = c2.*100;

hold off;
plot(s1,v1, 'r-' );
hold on;
plot(s1,a1, 'b-' );
plot(s1,c1, 'm-' );
plot(s2,v2, 'r-+' );
plot(s2,a2, 'b-+' );
plot(s2,c2, 'm-+' );





hold off;



s = [0.0032332967370922445,0.0033134442706350513,0.0025747040358917667,0.0013915026074721667,0.0007969631874983099,0.0004919378465452831,0.00090373871479646,0.00178897645370765,0.0020402779322602088,0.0027705613252273016];

s = [0.0003702132210028489,0.0005558124391025828,0.0010067477484869188,0.0013928682632809192,0.001842199180065225,0.0017992050279623498,0.00045082011481594267,0.0007614740031694998,0.0004734160287170444,0.00022530866133483723];

plot(s);







